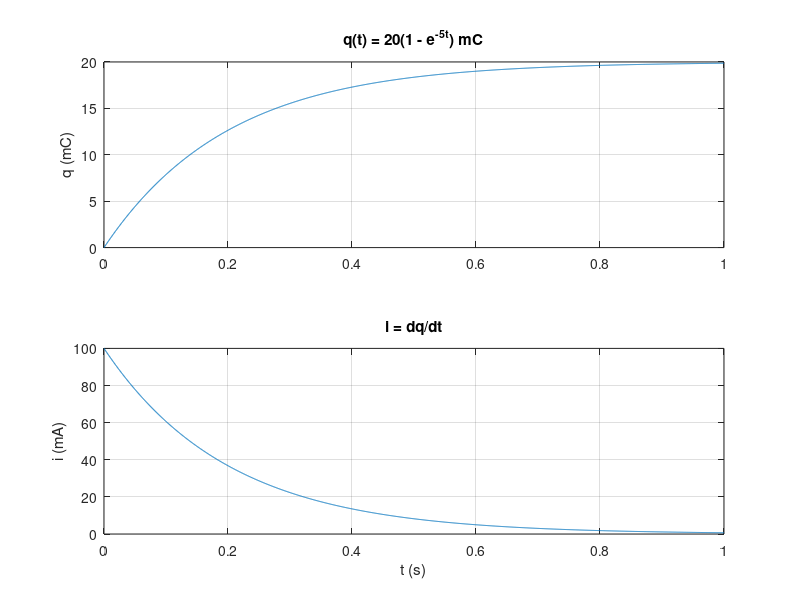

MATLAB code to generate this figure:
% Circuits 1 — Voltage and Current
%title: Charge, Current and Voltage
%ar-title: الشحنة والتيار والجهد في MATLAB
%lesson: c1-variables-2
%course: circuits-1

%% Example 1: current from charge and time
%ar: I = Q/t. أول خطوة دائمًا: الوحدات بالنظام الدولي. الدقيقة 60 ثانية.
Q = 120; t = 60;
I = Q / t;
fprintf('I = %g A\n', I)
%check: I == 2

%% Example 2: current is the derivative of charge
%ar: q(t) = 20(1 − e^(−5t)) mC. التيار i = dq/dt. نشتقها يدويًا: i = 100 e^(−5t) mA، ثم نتأكد عدديًا بالفرق المحدود diff.
t = linspace(0, 1, 2001);
q = 20e-3*(1 - exp(-5*t));            % C
i_exact = 100e-3*exp(-5*t);           % A
i_num = diff(q) ./ diff(t);           % numerical derivative
fprintf('i(0) exact = %.1f mA, numerical = %.1f mA\n', i_exact(1)*1e3, i_num(1)*1e3)
fprintf('largest difference = %.3f mA\n', max(abs(i_num - i_exact(1:end-1)))*1e3)
%check: abs(i_exact(1) - 0.1) < 1e-12

%% Plot charge and current
%ar: subplot يضع الشحنة فوق التيار: التيار أكبر ما يكون عند البداية لأن الشحنة تتغير أسرع ما يمكن.
subplot(2,1,1); plot(t, q*1e3); grid on; ylabel('q (mC)'); title('q(t) = 20(1 - e^{-5t}) mC')
subplot(2,1,2); plot(t, i_exact*1e3); grid on; ylabel('i (mA)'); xlabel('t (s)'); title('i = dq/dt')

%% Example 3: voltage from energy and charge
%ar: V = W/Q: 20 J لنقل 4 C تعني 5 V.
W = 20; Q = 4;
fprintf('V = %g V\n', W/Q)
%check: W/Q == 5

%%! Project idea: charge counter for a battery
%ar: مشروع: بطارية جوال 4000 mAh. كم كولوم تخزن؟ وكم ساعة تكفي لو سحب الجوال تيارًا متغيرًا؟ نجمع التيار عبر الزمن بـ trapz (التكامل العددي).
cap_C = 4000e-3 * 3600;                       % 4000 mAh in coulombs
fprintf('4000 mAh = %g C\n', cap_C)
th = 0:0.5:24;                                % hours
i_use = 0.15 + 0.35*(th >= 8 & th <= 22);     % A: 150 mA idle, 500 mA in use
used = trapz(th*3600, i_use);                 % C used in 24 h
fprintf('charge used in 24 h = %.0f C (%.0f%% of the battery)\n', used, used/cap_C*100)
